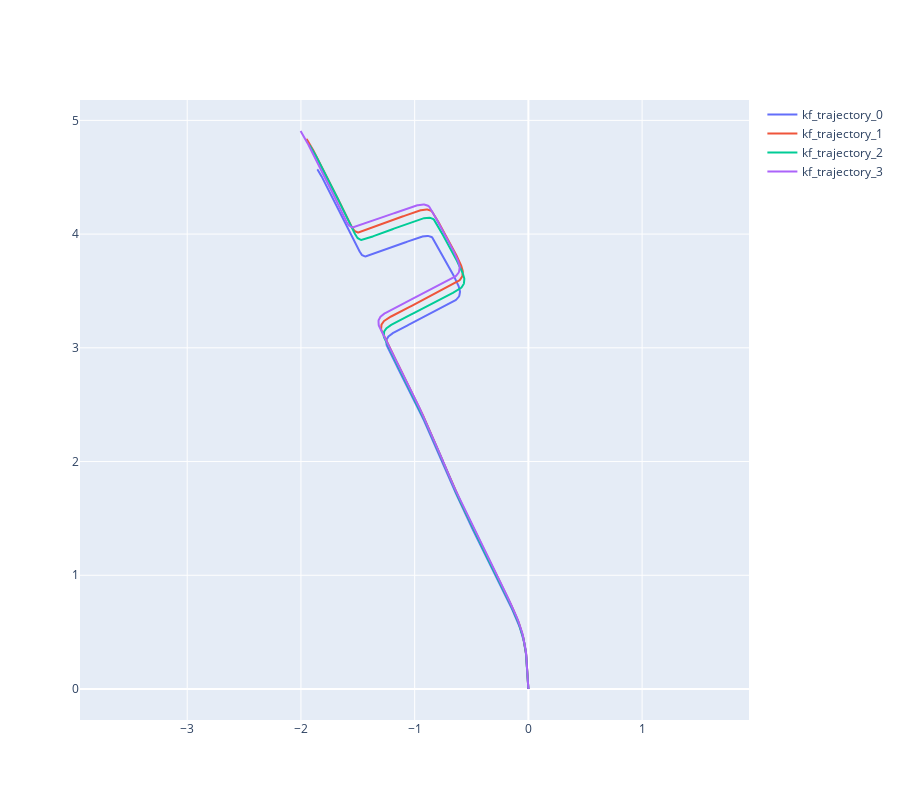

Notebook cell for this chart:
### Code cell
from os import path

import plotly.graph_objects as go

from orbslam_results import read_kf_trajectory

trajectories = []
for i in range(0, 4):
  trajectories.append(read_kf_trajectory(path.join('data', 'vabadusepst_kf', f'kf_trajectory_{i}.txt')))

fig = go.Figure()

for i, trajectory in enumerate(trajectories):
  fig.add_trace(go.Scatter(x=trajectory[:, 0], y=trajectory[:, 2], mode='lines', name=f'kf_trajectory_{i}'))  

fig.update_layout(yaxis=dict(scaleanchor="x", scaleratio=1), height=800)
fig.show()

### Figure 1 — Plotly figure (JSON) as saved in the notebook; plotly's stock layout.template omitted (floating-point values rounded to 4 significant figures; data arrays with more than 128 entries replaced by an {"elided": "..."} marker saying what was removed)
{"data": [{"mode": "lines", "name": "kf_trajectory_0", "type": "scatter", "x": {"elided": "524 float values"}, "y": {"elided": "524 float values"}}, {"mode": "lines", "name": "kf_trajectory_1", "type": "scatter", "x": {"elided": "526 float values"}, "y": {"elided": "526 float values"}}, {"mode": "lines", "name": "kf_trajectory_2", "type": "scatter", "x": {"elided": "526 float values"}, "y": {"elided": "526 float values"}}, {"mode": "lines", "name": "kf_trajectory_3", "type": "scatter", "x": {"elided": "535 float values"}, "y": {"elided": "535 float values"}}], "layout": {"height": 800, "yaxis": {"scaleanchor": "x", "scaleratio": 1}}}
